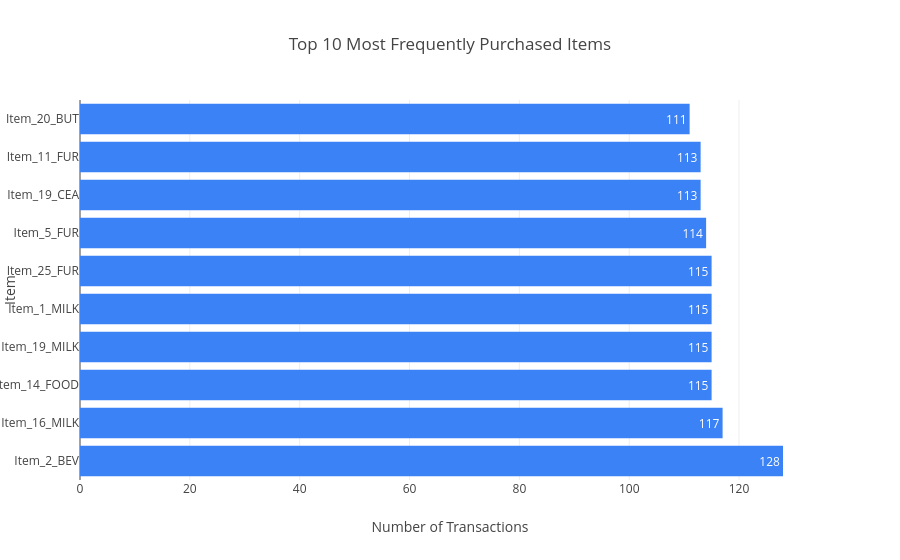

Source (notebook cell):
### Markdown cell above
3. Which items appear most frequently?

### Code cell
item_counts = df_clean["Item"].value_counts().head(10).reset_index()
item_counts.columns = ["Item", "Transactions"]

px.bar(item_counts, x="Transactions", y="Item", orientation="h", title="Top 10 Most Frequently Purchased Items",
    labels={"Transactions": "Number of Transactions", "Item": "Item"},
    text_auto=True,
    color_discrete_sequence=["#3B82F6"])

### Figure 1 — Plotly figure (JSON) as saved in the notebook; plotly's stock layout.template omitted (floating-point values rounded to 4 significant figures)
{"data": [{"alignmentgroup": "True", "hovertemplate": "Number of Transactions=%{x}<br>Item=%{y}<extra></extra>", "legendgroup": "", "marker": {"color": "#3B82F6", "pattern": {"shape": ""}}, "name": "", "offsetgroup": "", "orientation": "h", "showlegend": false, "textposition": "auto", "texttemplate": "%{x}", "type": "bar", "x": [128, 117, 115, 115, 115, 115, 114, 113, 113, 111], "xaxis": "x", "y": ["Item_2_BEV", "Item_16_MILK", "Item_14_FOOD", "Item_19_MILK", "Item_1_MILK", "Item_25_FUR", "Item_5_FUR", "Item_19_CEA", "Item_11_FUR", "Item_20_BUT"], "yaxis": "y"}], "layout": {"barmode": "relative", "legend": {"tracegroupgap": 0}, "title": {"text": "Top 10 Most Frequently Purchased Items"}, "xaxis": {"anchor": "y", "domain": [0, 1], "title": {"text": "Number of Transactions"}}, "yaxis": {"anchor": "x", "domain": [0, 1], "title": {"text": "Item"}}}}
